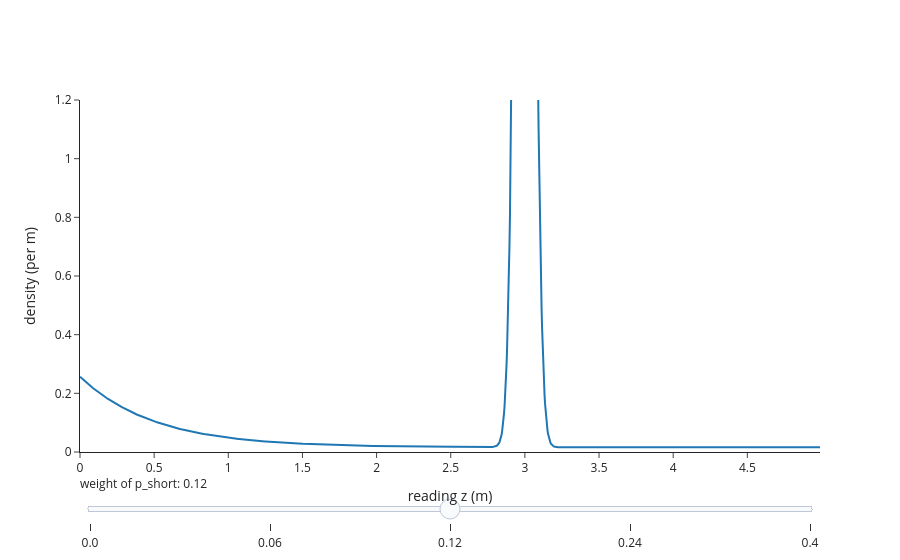

This figure's notebook cell:
### Markdown cell above
## 5. Try it: how the weights change the shape

The slider sets the weight of the unexpected-object part; the other three keep their ratios.

### Code cell
zz = np.linspace(0, 4.99, 1500)
fig = go.Figure()
values = [0.0, 0.06, 0.12, 0.24, 0.4]
for i, ws in enumerate(values):
    scale = (1 - ws) / (1 - W['short'])
    w = dict(hit=W['hit'] * scale, short=ws, max=W['max'] * scale, rand=W['rand'] * scale)
    fig.add_trace(go.Scatter(x=zz, y=mixture(zz, 3.0, w), visible=(i == 2), name=f'short weight {ws}'))
steps = [dict(method='update', args=[{'visible': [j == i for j in range(len(values))]}], label=str(v)) for i, v in enumerate(values)]
fig.update_layout(sliders=[dict(steps=steps, active=2, currentvalue=dict(prefix='weight of p_short: '))],
                  yaxis=dict(range=[0, 1.2], title='density (per m)'), xaxis=dict(title='reading z (m)'), template='simple_white')
fig

### Figure 1 — Plotly figure (JSON) as saved in the notebook; plotly's stock layout.template omitted (floating-point values rounded to 4 significant figures; data arrays with more than 128 entries replaced by an {"elided": "..."} marker saying what was removed)
{"data": [{"name": "short weight 0.0", "type": "scatter", "visible": false, "x": {"elided": "1500 float values"}, "y": {"elided": "1500 float values"}}, {"name": "short weight 0.06", "type": "scatter", "visible": false, "x": {"elided": "1500 float values"}, "y": {"elided": "1500 float values"}}, {"name": "short weight 0.12", "type": "scatter", "visible": true, "x": {"elided": "1500 float values"}, "y": {"elided": "1500 float values"}}, {"name": "short weight 0.24", "type": "scatter", "visible": false, "x": {"elided": "1500 float values"}, "y": {"elided": "1500 float values"}}, {"name": "short weight 0.4", "type": "scatter", "visible": false, "x": {"elided": "1500 float values"}, "y": {"elided": "1500 float values"}}], "layout": {"sliders": [{"active": 2, "currentvalue": {"prefix": "weight of p_short: "}, "steps": [{"args": [{"visible": [true, false, false, false, false]}], "label": "0.0", "method": "update"}, {"args": [{"visible": [false, true, false, false, false]}], "label": "0.06", "method": "update"}, {"args": [{"visible": [false, false, true, false, false]}], "label": "0.12", "method": "update"}, {"args": [{"visible": [false, false, false, true, false]}], "label": "0.24", "method": "update"}, {"args": [{"visible": [false, false, false, false, true]}], "label": "0.4", "method": "update"}]}], "xaxis": {"title": {"text": "reading z (m)"}}, "yaxis": {"range": [0, 1.2], "title": {"text": "density (per m)"}}}}
